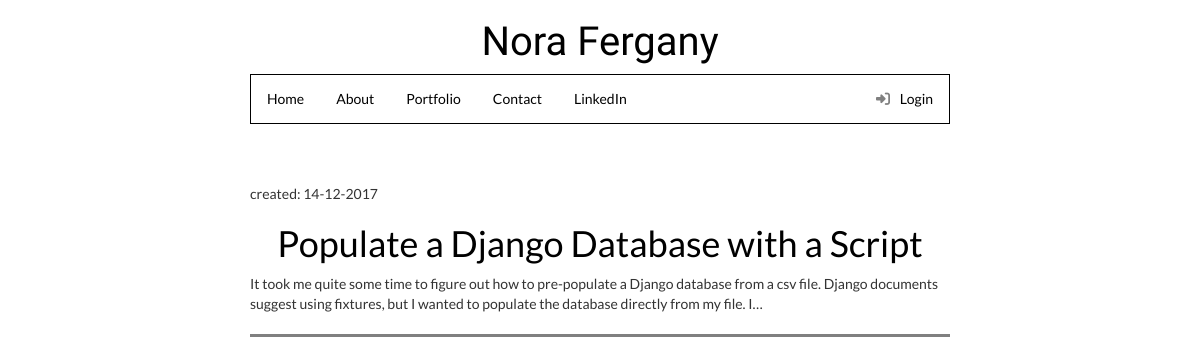
The page /drafts/ (signed in) on the database as committed earlier.
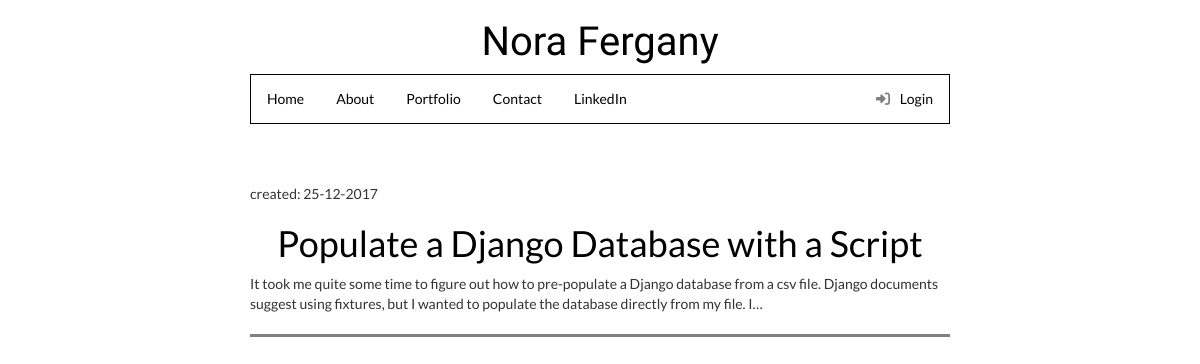
The same page on the database as committed later.
### blog/models.py (models this page shows, shortened)
class Post(models.Model):
    author = models.ForeignKey('auth.User')
    title = models.CharField(max_length=200)
    text = models.TextField()
    created_date = models.DateTimeField(
        default=timezone.now)
    published_date = models.DateTimeField(blank=True, null=True)
    category = models.ForeignKey(Category, verbose_name="Category", default='Category', null=True, blank=True)

### blog/views.py (the view)
# urls.py: url(r'^drafts/$', views.post_draft_list, name='post_draft_list'),
@login_required
def post_draft_list(request):
    posts = Post.objects.filter(published_date__isnull=True).order_by('created_date')
    return render(request, 'blog/post_draft_list.html', {'posts': posts})

### blog/templates/blog/post_draft_list.html
{% extends 'blog/base.html' %}
{% block content %}
    {% for post in posts %}
        <div class="post">
            <p class="date">created: {{ post.created_date|date:'d-m-Y' }}</p>
            <h1><a href="{% url 'post_detail' pk=post.pk %}">{{ post.title }}</a></h1>
            <p>{{ post.text|truncatechars:200 }}</p>
        </div>
    {% endfor %}
{% endblock %}

Rows that differ between the two databases and show on the page:
removed Post: created_date "14-12-2017", title "Populate a Django Database with a Script", text "It took me quite some time to figure out how to pre-populate a Django database from a csv file. Django documents suggest using fixtures, but I wanted to populate the database directly from my file. I…"
now on this page (row edited): Post: created_date "25-12-2017", title "Populate a Django Database with a Script", text "It took me quite some time to figure out how to pre-populate a Django database from a csv file. Django documents suggest using fixtures, but I wanted to populate the database directly from my file. I…"
